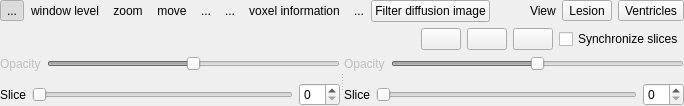
     <widget class="QWidget" name="layoutWidget1" >
      <layout class="QVBoxLayout" >
       <property name="margin" >
        <number>0</number>
       </property>
       <property name="spacing" >
        <number>6</number>
       </property>
       <item>
        <layout class="QHBoxLayout" >
         <property name="margin" >
          <number>0</number>
         </property>
         <property name="spacing" >
          <number>0</number>
         </property>
         <item>
          <widget class="QToolButton" name="m_slicingToolButton" >
           <property name="text" >
            <string>...</string>
           </property>
           <property name="iconSize" >
            <size>
             <width>32</width>
             <height>32</height>
            </size>
           </property>
           <property name="checkable" >
            <bool>true</bool>
           </property>
           <property name="checked" >
            <bool>true</bool>
           </property>
           <property name="autoRaise" >
            <bool>true</bool>
           </property>
          </widget>
         </item>
         <item>
          <widget class="QToolButton" name="m_windowLevelToolButton" >
           <property name="text" >
            <string>window level</string>
           </property>
           <property name="iconSize" >
            <size>
             <width>32</width>
             <height>32</height>
            </size>
           </property>
           <property name="checkable" >
            <bool>true</bool>
           </property>
           <property name="autoRaise" >
            <bool>true</bool>
           </property>
          </widget>
         </item>
         <item>
          <widget class="QToolButton" name="m_zoomToolButton" >
           <property name="text" >
            <string>zoom</string>
           </property>
           <property name="iconSize" >
            <size>
             <width>32</width>
             <height>32</height>
            </size>
           </property>
           <property name="checkable" >
            <bool>true</bool>
           </property>
           <property name="autoRaise" >
            <bool>true</bool>
           </property>
          </widget>
         </item>
         <item>
          <widget class="QToolButton" name="m_moveToolButton" >
           <property name="text" >
            <string>move</string>
           </property>
           <property name="iconSize" >
            <size>
             <width>32</width>
             <height>32</height>
            </size>
           </property>
           <property name="checkable" >
            <bool>true</bool>
           </property>
           <property name="autoRaise" >
            <bool>true</bool>
           </property>
          </widget>
         </item>
         <item>
          <widget class="QToolButton" name="m_rotateClockWiseToolButton" >
           <property name="text" >
            <string>...</string>
           </property>
           <property name="iconSize" >
            <size>
             <width>32</width>
             <height>32</height>
            </size>
           </property>
           <property name="autoRaise" >
            <bool>true</bool>
           </property>
          </widget>
         </item>
         <item>
          <widget class="QToolButton" name="m_editorToolButton" >
           <property name="text" >
            <string>...</string>
           </property>
           <property name="iconSize" >
            <size>
             <width>32</width>
             <height>32</height>
            </size>
           </property>
           <property name="checkable" >
            <bool>true</bool>
           </property>
           <property name="autoRaise" >
            <bool>true</bool>
           </property>
          </widget>
         </item>
         <item>
          <widget class="QToolButton" name="m_voxelInformationToolButton" >
           <property name="layoutDirection" >
            <enum>Qt::LeftToRight</enum>
           </property>
           <property name="text" >
            <string>voxel information</string>
           </property>
           <property name="iconSize" >
            <size>
             <width>32</width>
             <height>32</height>
            </size>
           </property>
           <property name="checkable" >
            <bool>true</bool>
           </property>
           <property name="autoRaise" >
            <bool>true</bool>
           </property>
          </widget>
         </item>
         <item>
          <widget class="QToolButton" name="m_seedToolButton" >
           <property name="text" >
            <string>...</string>
           </property>
           <property name="iconSize" >
            <size>
             <width>32</width>
             <height>32</height>
            </size>
           </property>
           <property name="checkable" >
            <bool>true</bool>
           </property>
           <property name="autoRaise" >
            <bool>true</bool>
           </property>
          </widget>
         </item>
         <item>
          <widget class="QPushButton" name="m_filterDiffusionPushButton" >
           <property name="text" >
            <string>Filter diffusion image</string>
           </property>
          </widget>
         </item>
         <item>
          <spacer>
           <property name="orientation" >
            <enum>Qt::Horizontal</enum>
           </property>
           <property name="sizeHint" >
            <size>
             <width>40</width>
             <height>20</height>
            </size>
           </property>
          </spacer>
         </item>
         <item>
          <layout class="QHBoxLayout" >
           <property name="margin" >
            <number>0</number>
           </property>
           <property name="spacing" >
            <number>6</number>
           </property>
           <item>
            <widget class="QLabel" name="m_viewLabel" >
             <property name="text" >
              <string>View</string>
             </property>
            </widget>
           </item>
           <item>
            <widget class="QToolButton" name="m_lesionViewToolButton" >
             <property name="text" >
              <string>Lesion</string>
             </property>
            </widget>
           </item>
           <item>
            <widget class="QToolButton" name="m_ventriclesViewToolButton" >
             <property name="text" >
              <string>Ventricles</string>
             </property>
            </widget>
           </item>
          </layout>
         </item>
        </layout>
       </item>
       <item>
        <layout class="QHBoxLayout" >
         <property name="margin" >
          <number>0</number>
         </property>
         <property name="spacing" >
          <number>6</number>
         </property>
         <item>
          <layout class="QHBoxLayout" >
           <property name="margin" >
            <number>0</number>
           </property>
           <property name="spacing" >
            <number>6</number>
           </property>
           <item>
            <spacer>
             <property name="orientation" >
              <enum>Qt::Horizontal</enum>
             </property>
             <property name="sizeHint" >
              <size>
               <width>40</width>
               <height>20</height>
              </size>
             </property>
            </spacer>
           </item>
           <item>
            <widget class="QPushButton" name="m_splitterLeftButton" >
             <property name="text" >
              <string/>
             </property>
            </widget>
           </item>
           <item>
            <widget class="QPushButton" name="m_splitterCenterButton" >
             <property name="text" >
              <string/>
             </property>
            </widget>
           </item>
           <item>
            <widget class="QPushButton" name="m_splitterRightButton" >
             <property name="text" >
              <string/>
             </property>
            </widget>
           </item>
           <item>
            <widget class="QCheckBox" name="m_synchroCheckBox" >
             <property name="text" >
              <string>Synchronize slices</string>
             </property>
            </widget>
           </item>
          </layout>
         </item>
        </layout>
       </item>
       <item>
        <widget class="QSplitter" name="m_viewerSplitter" >
         <property name="orientation" >
          <enum>Qt::Horizontal</enum>
         </property>
         <widget class="QWidget" name="layoutWidget2" >
          <layout class="QVBoxLayout" >
           <property name="margin" >
            <number>0</number>
           </property>
           <property name="spacing" >
            <number>6</number>
           </property>
           <item>
            <layout class="QHBoxLayout" >
             <property name="margin" >
              <number>0</number>
             </property>
             <property name="spacing" >
              <number>6</number>
             </property>
             <item>
              <widget class="QLabel" name="m_diffusionOpacityLabel" >
               <property name="enabled" >
                <bool>false</bool>
               </property>
               <property name="text" >
                <string>Opacity</string>
               </property>
              </widget>
             </item>
             <item>
              <widget class="QSlider" name="m_diffusionOpacitySlider" >
               <property name="enabled" >
                <bool>false</bool>
               </property>
               <property name="maximum" >
                <number>100</number>
               </property>
               <property name="value" >
                <number>50</number>
               </property>
               <property name="orientation" >
                <enum>Qt::Horizontal</enum>
               </property>
              </widget>
             </item>
            </layout>
           </item>
           <item>
            <widget class="udg::Q2DViewer" native="1" name="m_diffusion2DView" >
             <property name="sizePolicy" >
              <sizepolicy>
               <hsizetype>0</hsizetype>
               <vsizetype>0</vsizetype>
               <horstretch>0</horstretch>
               <verstretch>0</verstretch>
              </sizepolicy>
             </property>
             <property name="maximumSize" >
              <size>
               <width>100000</width>
               <height>100000</height>
              </size>
             </property>
            </widget>
           </item>
           <item>
            <layout class="QHBoxLayout" >
             <property name="margin" >
              <number>0</number>
             </property>
             <property name="spacing" >
              <number>6</number>
             </property>
             <item>
              <widget class="QLabel" name="m_diffusionSliceLabel" >
               <property name="text" >
                <string>Slice</string>
               </property>
              </widget>
             </item>
             <item>
              <widget class="QSlider" name="m_diffusionSliceSlider" >
               <property name="orientation" >
                <enum>Qt::Horizontal</enum>
               </property>
              </widget>
             </item>
             <item>
              <widget class="QSpinBox" name="m_diffusionSliceSpinBox" />
             </item>
            </layout>
           </item>
          </layout>
         </widget>
         <widget class="QWidget" name="layoutWidget3" >
          <layout class="QVBoxLayout" >
           <property name="margin" >
            <number>0</number>
           </property>
           <property name="spacing" >
            <number>6</number>
           </property>
           <item>
            <layout class="QHBoxLayout" >
             <property name="margin" >
              <number>0</number>
             </property>
             <property name="spacing" >
              <number>6</number>
             </property>
             <item>
              <widget class="QLabel" name="m_perfusionOpacityLabel" >
               <property name="enabled" >
                <bool>false</bool>
               </property>
               <property name="text" >
                <string>Opacity</string>
               </property>
              </widget>
             </item>
             <item>
              <widget class="QSlider" name="m_perfusionOpacitySlider" >
               <property name="enabled" >
                <bool>false</bool>
               </property>
               <property name="maximum" >
                <number>100</number>
               </property>
               <property name="value" >
                <number>50</number>
               </property>
               <property name="orientation" >
                <enum>Qt::Horizontal</enum>
               </property>
              </widget>
             </item>
            </layout>
           </item>
           <item>
            <widget class="udg::Q2DViewer" native="1" name="m_perfusion2DView" >
             <property name="sizePolicy" >
              <sizepolicy>
               <hsizetype>0</hsizetype>
               <vsizetype>0</vsizetype>
               <horstretch>0</horstretch>
               <verstretch>0</verstretch>
              </sizepolicy>
             </property>
             <property name="maximumSize" >
              <size>
               <width>100000</width>
               <height>100000</height>
              </size>
             </property>
            </widget>
           </item>
           <item>
            <layout class="QHBoxLayout" >
             <property name="margin" >
              <number>0</number>
             </property>
             <property name="spacing" >
              <number>6</number>
             </property>
             <item>
              <widget class="QLabel" name="m_perfusionSliceLabel" >
               <property name="text" >
                <string>Slice</string>
               </property>
              </widget>
             </item>
             <item>
              <widget class="QSlider" name="m_perfusionSliceSlider" >
               <property name="orientation" >
                <enum>Qt::Horizontal</enum>
               </property>
              </widget>
             </item>
             <item>
              <widget class="QSpinBox" name="m_perfusionSliceSpinBox" />
             </item>
            </layout>
           </item>
          </layout>
         </widget>
        </widget>
       </item>
      </layout>
     </widget>
